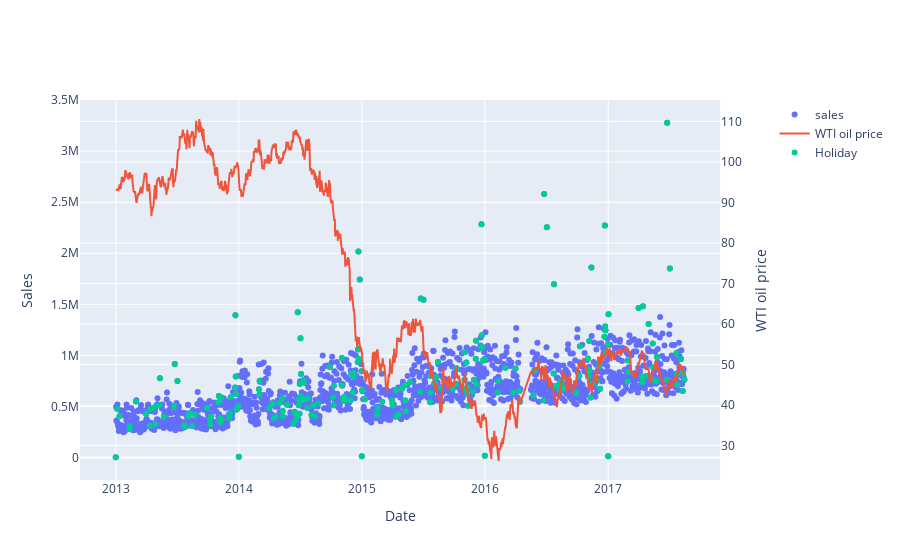

Source (notebook cell):
### Code cell
import plotly.graph_objects as go
from plotly.subplots import make_subplots

fig = make_subplots(specs=[[{"secondary_y": True}]])

fig.add_trace(
    go.Scatter(x=temp.index, y=temp.sales, name="sales", mode="markers"),
    secondary_y=False
)
fig.add_trace(
    go.Scatter(x=temp.index, y=temp.dcoilwtico, name="WTI oil price", mode="lines"),
    secondary_y=True, 
)
fig.add_trace(
    go.Scatter(x=temp[temp['isHoliday']==1].index, 
               y=temp['isHoliday'][temp['isHoliday']==1] * temp['sales'][temp['isHoliday']==1], name="Holiday", mode="markers"),
    secondary_y=False, 
)
fig.update_xaxes(title_text="Date")
fig.update_yaxes(title_text="Sales", secondary_y=False)
fig.update_yaxes(title_text="WTI oil price", secondary_y=True)

### Figure 1 — Plotly figure (JSON) as saved in the notebook; plotly's stock layout.template omitted (floating-point values rounded to 4 significant figures; data arrays with more than 128 entries replaced by an {"elided": "..."} marker saying what was removed)
{"data": [{"mode": "markers", "name": "sales", "type": "scatter", "x": {"elided": "1653 str values"}, "xaxis": "x", "y": {"elided": "1653 float values"}, "yaxis": "y"}, {"mode": "lines", "name": "WTI oil price", "type": "scatter", "x": {"elided": "1653 str values"}, "xaxis": "x", "y": {"elided": "1653 float values"}, "yaxis": "y2"}, {"mode": "markers", "name": "Holiday", "type": "scatter", "x": {"elided": "221 str values"}, "xaxis": "x", "y": {"elided": "221 float values"}, "yaxis": "y"}], "layout": {"xaxis": {"anchor": "y", "domain": [0, 0.94], "title": {"text": "Date"}}, "yaxis": {"anchor": "x", "domain": [0, 1], "title": {"text": "Sales"}}, "yaxis2": {"anchor": "x", "overlaying": "y", "side": "right", "title": {"text": "WTI oil price"}}}}
